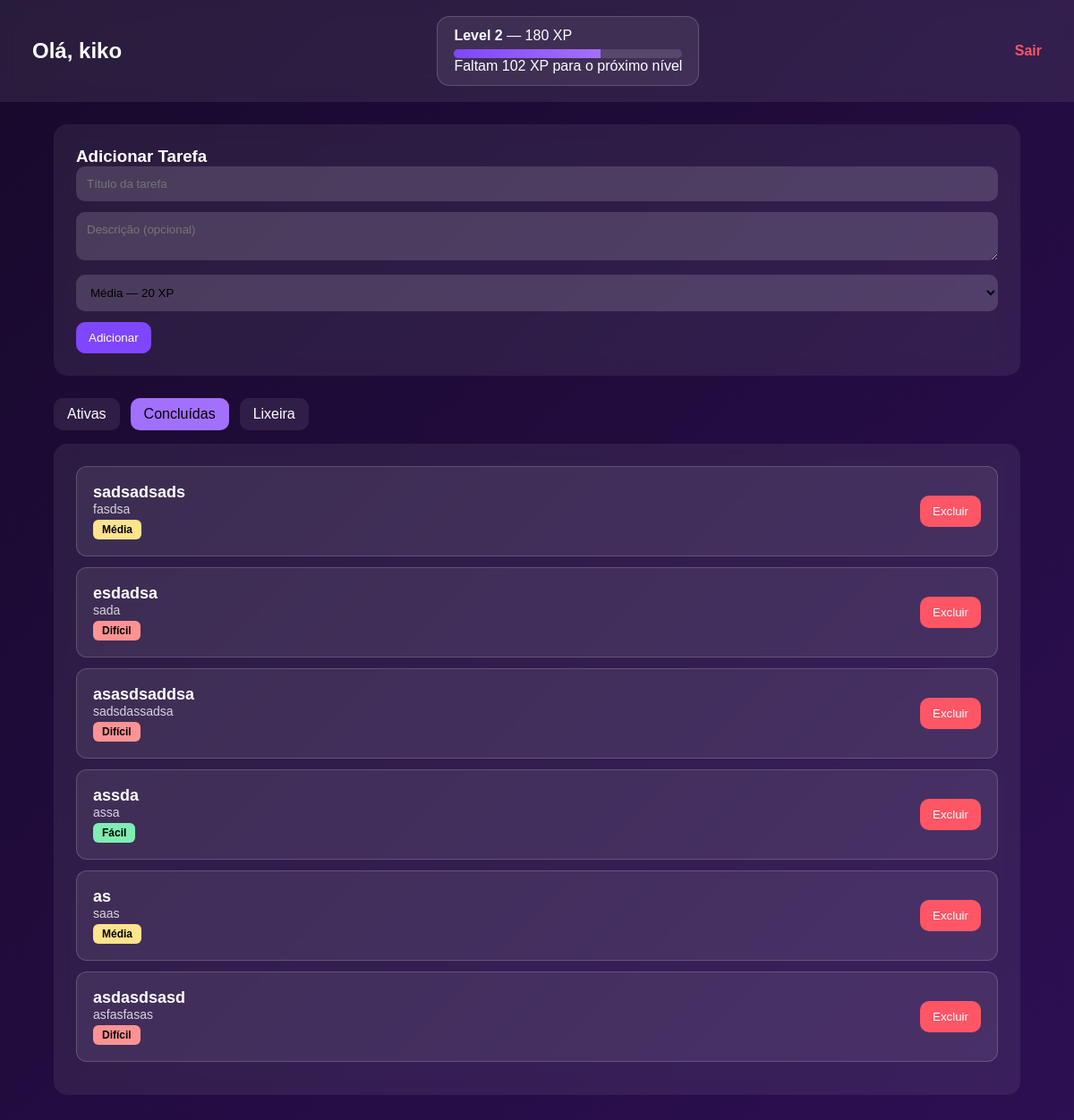
The app's page /home/?tab=concluidas (signed in) with its own data.
### piapprojeto/models.py (models this page shows, shortened)
class Tarefa(models.Model):
    DIFICULDADE_CHOICES = [
        ('F', 'Fácil'),
        ('M', 'Média'),
        ('D', 'Difícil'),
    ]
    usuario = models.ForeignKey(User, on_delete=models.CASCADE)
    titulo = models.CharField(max_length=100)
    descricao = models.TextField(blank=True)
    dificuldade = models.CharField(max_length=1, choices=DIFICULDADE_CHOICES, default='M')
    concluida = models.BooleanField(default=False)
    lixeira = models.BooleanField(default=False)
    data_criacao = models.DateTimeField(auto_now_add=True)
    data_conclusao = models.DateTimeField(null=True, blank=True)
    class Meta:
        verbose_name = "Tarefa"
        verbose_name_plural = "Tarefas"

### piapprojeto/views.py (the view, shortened to what this page needs)
# urls.py: path('home/', views.home, name='home'),
@login_required
def home(request):
    perfil, created = PerfilUsuario.objects.get_or_create(usuario=request.user)
    tab = request.GET.get("tab", "ativas")
    if tab == "ativas":
        tarefas = Tarefa.objects.filter(usuario=request.user, concluida=False, lixeira=False)
    elif tab == "concluidas":
        tarefas = Tarefa.objects.filter(usuario=request.user, concluida=True, lixeira=False)
    elif tab == "lixeira":
        tarefas = Tarefa.objects.filter(usuario=request.user, lixeira=True)
    else:
        tarefas = []
    xp_needed = PerfilUsuario.xp_needed_for_level(perfil.level)
    xp_to_next = xp_needed - perfil.xp
    contexto = {
        "tarefas": tarefas,
        "tab": tab,
        "xp": perfil.xp,
        "level": perfil.level,
        "xp_needed_for_level": xp_needed,
        "xp_to_next": xp_to_next,
    }
    return render(request, 'home.html', contexto)

### piapprojeto/models.py (called while the page is built)
    @staticmethod
    def xp_needed_for_level(level):
        return int(100 * (level ** 1.5))

### piapprojeto/templates/home.html (shortened to what this page needs)
<!DOCTYPE html>
<html lang="pt-br">
<head>
    {% load static %}
    <link rel="stylesheet" href="{% static 'css/style.css' %}">
</head>
<body>
<header>
    <h2>Olá, {{ request.user.username }}</h2>
    <div class="xp-box glass">
        <strong>Level {{ level }}</strong> — {{ xp }} XP
        <div class="bar"><div id="barFill" class="bar-fill"></div></div>
        <p class="xp-info">Faltam <span id="xpToNext">{{ xp_to_next }}</span> XP para o próximo nível</p>
    </div>
    <a class="logout" href="{% url 'logout' %}">Sair</a>
</header>
<div class="container">
    <div class="card glass">
        <h3>Adicionar Tarefa</h3>
        <form method="POST">
            <input type="text" name="titulo" placeholder="Título da tarefa" required>
<textarea name="descricao" rows="2" placeholder="Descrição (opcional)" class="limit-box"></textarea>
            <div class="select-container">
    <select name="dificuldade">
        <option value="M" >Média — 20 XP</option>
    </select>
</div>
            <button class="btn primary-btn" name="add" type="submit">Adicionar</button>
        </form>
    </div>
    <div class="tabs">
        <a class="tab {% if tab == 'ativas' %}active{% endif %}" href="?tab=ativas">Ativas</a>
        <a class="tab {% if tab == 'concluidas' %}active{% endif %}" href="?tab=concluidas">Concluídas</a>
        <a class="tab {% if tab == 'lixeira' %}active{% endif %}" href="?tab=lixeira">Lixeira</a>
    </div>
    <div class="card glass">
        {% if tarefas %}
            {% for tarefa in tarefas %}
            <div class="task">
                <div>
                    <h3 class="task-title">{{ tarefa.titulo }}</h3>
                    <p class="task-desc">{{ tarefa.descricao }}</p>
                    <span class="difficulty {{ tarefa.dificuldade }}">{{ tarefa.get_dificuldade_display }}</span>
                </div>
                <div class="task-buttons">
    {% if tab == 'lixeira' %}
        <form method="POST">
            {% csrf_token %}
            <input type="hidden" name="tarefa_id" value="{{ tarefa.id }}">
            <button class="btn delete-btn" name="force_delete">Excluir</button>
        </form>
        <form method="POST">
            {% csrf_token %}
            <input type="hidden" name="tarefa_id" value="{{ tarefa.id }}">
            <button class="btn restore-btn" name="restore">Restaurar</button>
        </form>
    {% else %}
        <form method="POST">
            <button class="btn delete-btn" name="delete">Excluir</button>
        </form>
    {% endif %}
</div>
            </div>
            {% endfor %}
        {% else %}
            <p>Nenhuma tarefa aqui.</p>
        {% endif %}
    </div>
</div>
</body>
</html>

### piapprojeto/static/css/style.css (style rules this page uses)
:root { --bg-main: #17092b; --bg-secondary: #2d0f53; --glass-bg: rgba(255, 255, 255, 0.08); --glass-border: rgba(255, 255, 255, 0.18); --text: #ffffff; --text-muted: #cfcfcf; --primary: #7f46ff; --primary-light: #a270ff; --primary-dark: #5b27d8; --danger: #ff5666; --restore: #51ffa3; --card-bg: rgba(255, 255, 255, 0.07); --input-bg: rgba(255, 255, 255, 0.15); --bar-bg: rgba(255, 255, 255, 0.12); --shadow: 0 0 25px rgba(0,0,0,0.3); }
* { margin: 0; padding: 0; box-sizing: border-box; font-family: "Poppins", sans-serif; }
select, select option { color: #fff !important; background-color: #4b3b63; }
select:focus, select option:checked { color: #fff !important; }
select option { color: #000 !important; }
select { color: #000 !important; }
.select-container { position: relative; overflow: hidden; }
.select-container select { width: 100%; max-width: 100%; display: block; }
body { background: linear-gradient(135deg, var(--bg-main), var(--bg-secondary)); color: var(--text); min-height: 100vh; display: flex; flex-direction: column; }
.btn { padding: 10px 14px; border-radius: 10px; border: none; cursor: pointer; transition: 0.2s; color: white; font-weight: 500; }
.primary-btn { background: var(--primary); }
.delete-btn { background: var(--danger); }
header { padding: 18px 36px; display: flex; justify-content: space-between; align-items: center; background: var(--glass-bg); backdrop-filter: blur(10px); }
.logout { color: var(--danger); text-decoration: none; font-weight: bold; }
.xp-box { background: var(--glass-bg); padding: 12px 18px; border-radius: 14px; border: 1px solid var(--glass-border); }
.bar { width: 100%; height: 10px; border-radius: 10px; background: var(--bar-bg); margin-top: 6px; overflow: hidden; }
.bar-fill { height: 100%; width: 0%; background: linear-gradient(90deg, var(--primary), var(--primary-light)); transition: width 0.6s ease; }
.card { background: var(--card-bg); padding: 25px; border-radius: 15px; margin-bottom: 25px; backdrop-filter: blur(10px); }
.container { width: 90%; max-width: 1100px; margin: 25px auto; }
.card input, .card textarea, .card select { width: 100%; padding: 12px; background: var(--input-bg); border-radius: 10px; border: none; color: var(--text); margin-bottom: 12px; }
.tabs { display: flex; gap: 12px; margin-bottom: 15px; }
.tab { padding: 8px 14px; border-radius: 10px; background: var(--glass-bg); border: 1px solid transparent; text-decoration: none; color: var(--text); transition: 0.2s; }
.tab.active { background: var(--primary-light); color: black; }
.task { background: var(--glass-bg); padding: 18px; border-radius: 12px; margin-bottom: 12px; display: flex; justify-content: space-between; align-items: center; border: 1px solid var(--glass-border); }
.task-title { font-size: 18px; font-weight: bold; }
.task-desc { font-size: 14px; opacity: 0.8; }
.difficulty { padding: 4px 10px; border-radius: 6px; font-size: 12px; color: #000; font-weight: bold; margin-top: 4px; display: inline-block; }
.difficulty.F { background: #7FEDB1; }
.difficulty.M { background: #FFE38D; }
.difficulty.D { background: #FF9393; }

### records on screen
Tarefa: titulo "sadsadsads", descricao "fasdsa", dificuldade "Média"
Tarefa: titulo "esdadsa", descricao "sada", dificuldade "Difícil"
Tarefa: titulo "asasdsaddsa", descricao "sadsdassadsa", dificuldade "Difícil"
Tarefa: titulo "assda", descricao "assa", dificuldade "Fácil"
Tarefa: titulo "as", descricao "saas", dificuldade "Média"
Tarefa: titulo "asdasdsasd", descricao "asfasfasas", dificuldade "Difícil"

### other values on screen
{{ request.user.username }} "kiko"
{{ level }} "2"
{{ xp }} "180"
{{ xp_to_next }} "102"
